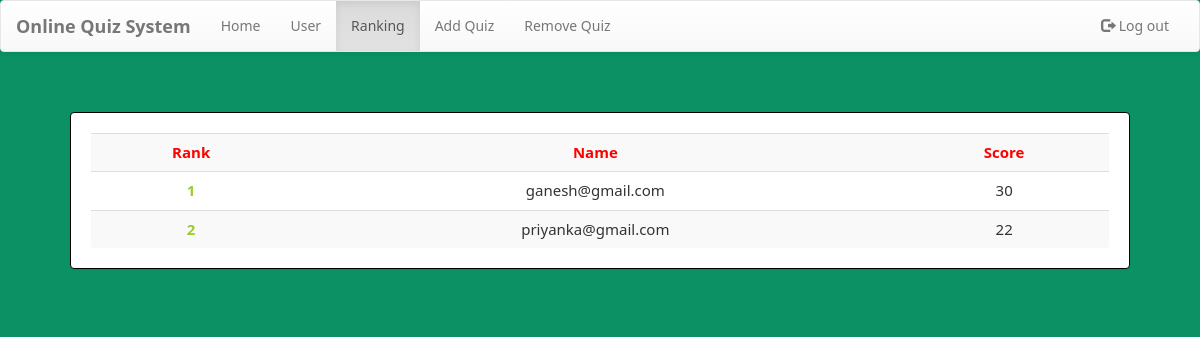
Screenshot of /dashboard.php?q=2 (signed in) with the database file from the repository.
### tables this page shows
CREATE TABLE `rank` (
  `email` varchar(50) NOT NULL,
  `score` int(11) NOT NULL,
  `time` timestamp NOT NULL DEFAULT CURRENT_TIMESTAMP ON UPDATE CURRENT_TIMESTAMP
);

### dashboard.php (the view, shortened to what this page needs)
<?php
    include_once 'database.php';
?>
<!DOCTYPE html>
<html>
<head>
    <link  rel="stylesheet" href="css/bootstrap.min.css"/>
    <link  rel="stylesheet" href="css/bootstrap-theme.min.css"/>
    <link rel="stylesheet" href="css/welcome.css">
    <link  rel="stylesheet" href="css/font.css">
</head>
<body>
    <nav class="navbar navbar-default title1">
        <div class="container-fluid">
            <div class="navbar-header">
                <a class="navbar-brand" href="Javascript:void(0)"><b>Online Quiz System</b></a>
            </div>
            <div class="collapse navbar-collapse" id="bs-example-navbar-collapse-1">
                <ul class="nav navbar-nav navbar-left">
                    <li <?php if(@$_GET['q']==0) echo'class="active"'; ?>><a href="dashboard.php?q=0">Home<span class="sr-only">(current)</span></a></li>
                    <li <?php if(@$_GET['q']==1) echo'class="active"'; ?>><a href="dashboard.php?q=1">User</a></li>
                    <li <?php if(@$_GET['q']==2) echo'class="active"'; ?>><a href="dashboard.php?q=2">Ranking</a></li>
                    <li class="dropdown <?php if(@$_GET['q']==4 || @$_GET['q']==5) echo'active"'; ?>">
                    <li <?php if(@$_GET['q']==4) echo'class="active"'; ?>><a href="dashboard.php?q=4">Add Quiz</a></li>
                    <li <?php if(@$_GET['q']==5) echo'class="active"'; ?>><a href="dashboard.php?q=5">Remove Quiz</a></li>
                </ul>
                <ul class="nav navbar-nav navbar-right">
                    <li <?php echo''; ?> > <a href="logout1.php?q=dashboard.php"><span class="glyphicon glyphicon-log-out" aria-hidden="true"></span>&nbsp;Log out</a></li>
                </ul>
            </div>
        </div>
    </nav>
    <div class="container">
        <div class="row">
            <div class="col-md-12">
                <?php if(@$_GET['q']==0)
                if(@$_GET['q']== 2)
                {
                    $q=mysqli_query($con,"SELECT * FROM rank  ORDER BY score DESC " )or die('Error223');
                    echo  '<div class="panel title"><div class="table-responsive">
                    <table class="table table-striped title1" >
                    <tr style="color:red"><td><center><b>Rank</b></center></td><td><center><b>Name</b></center></td><td><center><b>Score</b></center></td></tr>';
                    $c=0;
                    while($row=mysqli_fetch_array($q) )
                    {
                        $e=$row['email'];
                        $s=$row['score'];
                        $c++;
                        echo '<tr><td style="color:#99cc32"><center><b>'.$c.'</b></center></td><td><center>'.$e.'</center></td><td><center>'.$s.'</center></td>';
                    }
                    echo '</table></div></div>';
                }
                ?>
            </div>
        </div>
    </div>
</body>
</html>

### rows the page displays
rank: email "ganesh@gmail.com", score "30"
rank: email "priyanka@gmail.com", score "22"
